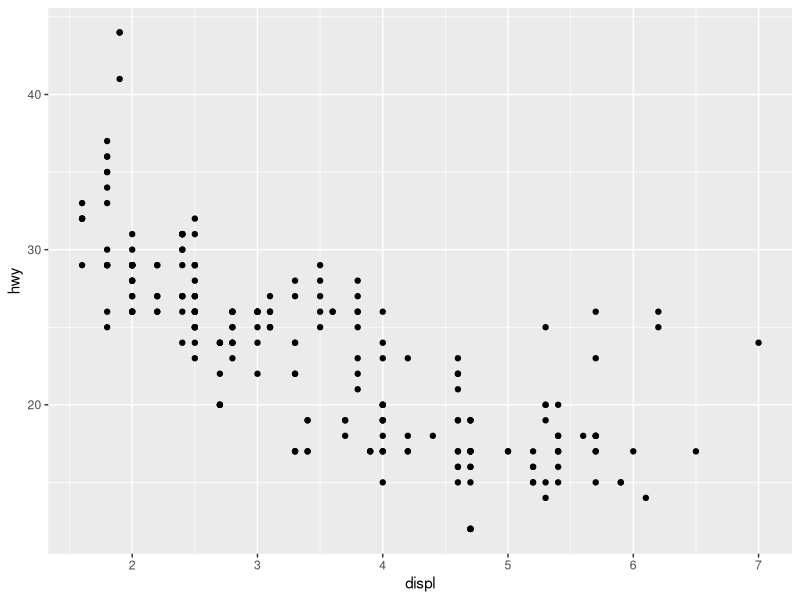
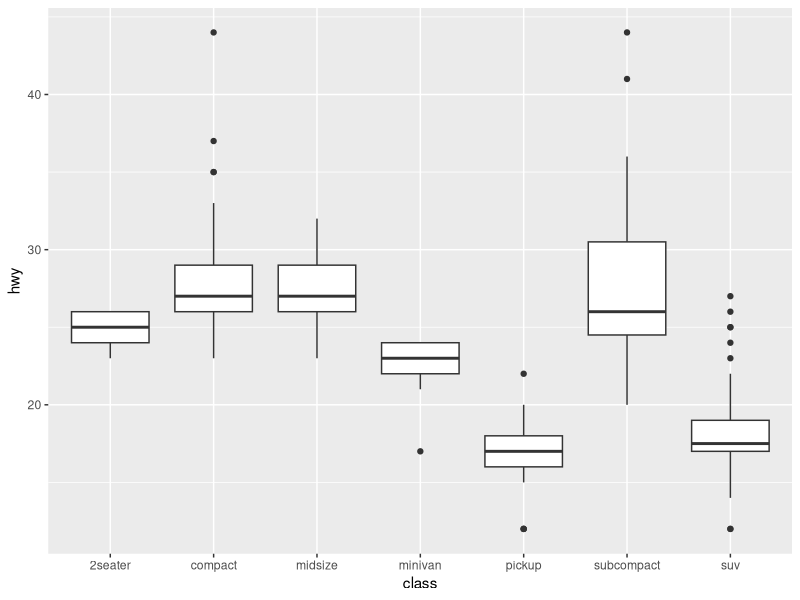
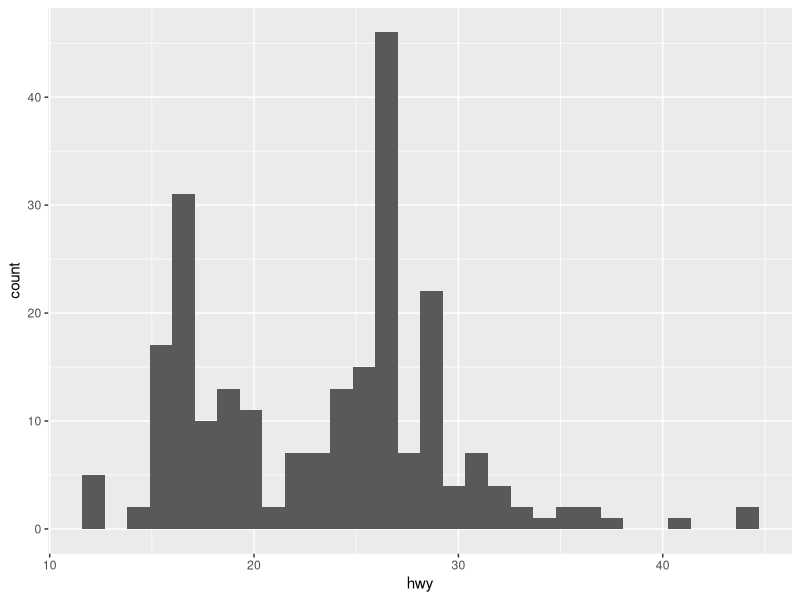
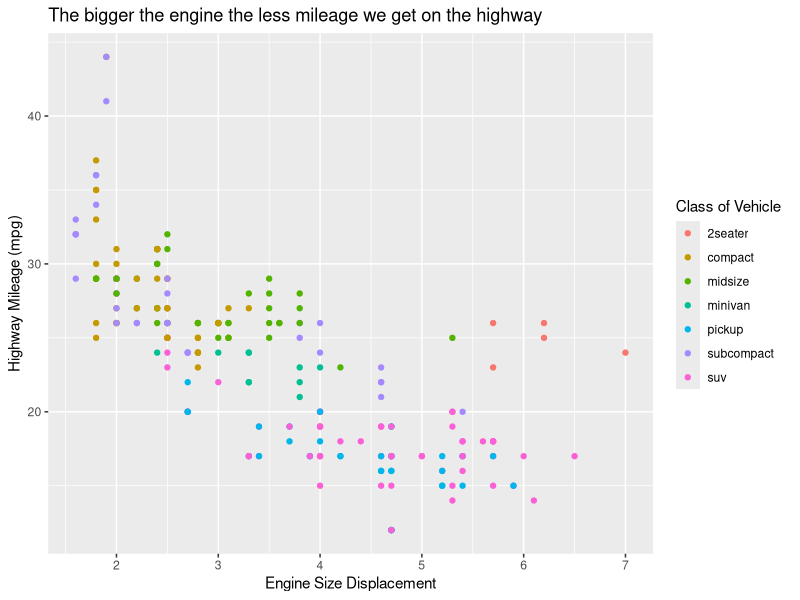
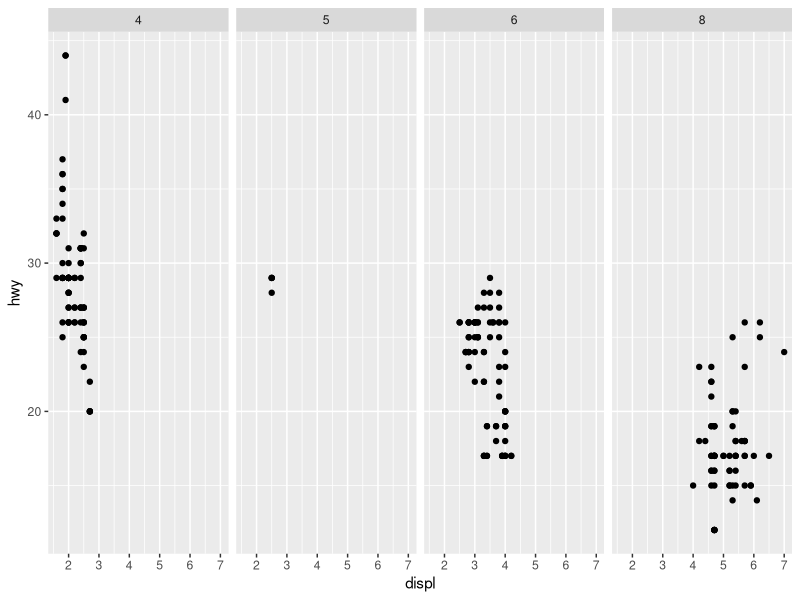
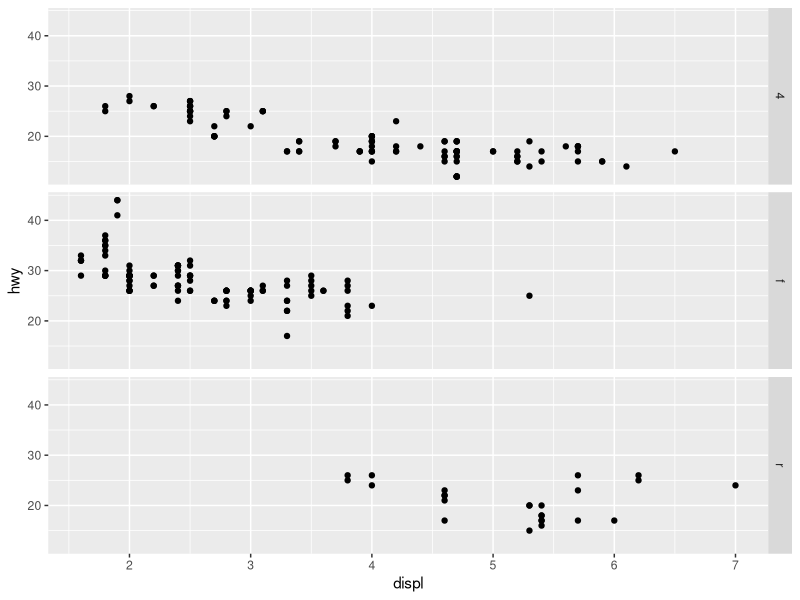
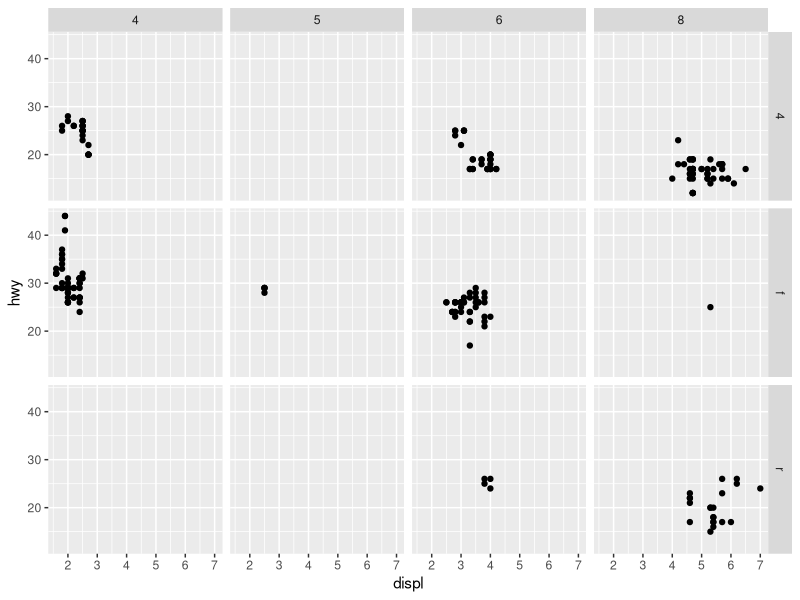
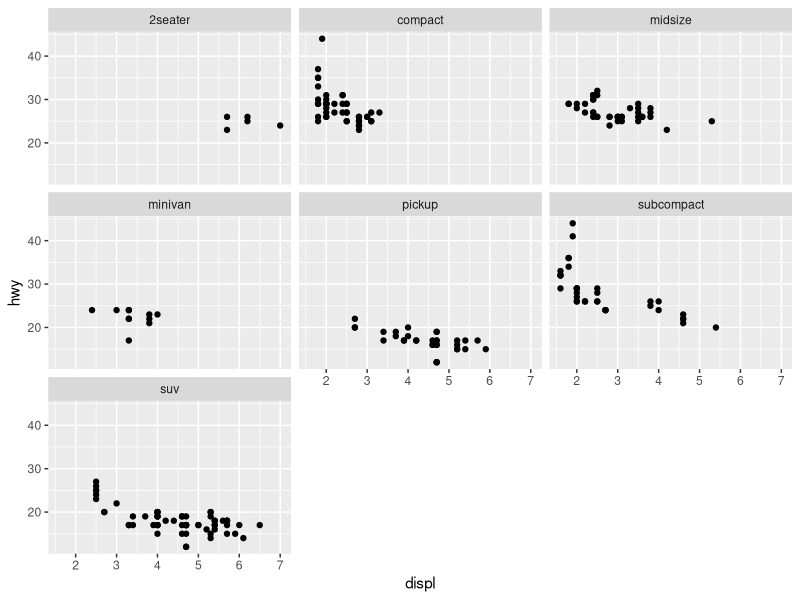

Generate these figures, in order, with R:
## ---- chunk 1
#| label: setup
#| include: false
library(tidyverse)
## ---- chunk 2
mpg
## ---- chunk 3
ggplot(mpg) +
  geom_point(aes(x = displ, 
                 y = hwy))
## ---- chunk 4
ggplot(data = mpg) +
  geom_boxplot(mapping = aes(x = class, y = hwy))
## ---- chunk 5
ggplot(mpg) + 
  geom_histogram(aes(x = hwy))
## ---- chunk 6

## ---- chunk 7
ggplot(data = mpg) +
  geom_point(mapping = aes(x = displ, 
                           y = hwy,
                           color = class)) + 
  labs(x = "Engine Size Displacement", 
       y = "Highway Mileage (mpg)",
       color = "Class of Vehicle ",
       title = "The bigger the engine the less mileage we get on the highway") +
  theme_gray()
## ---- chunk 8
# Makes a plot that the commands below will modify
q <- ggplot(mpg) + geom_point(aes(x = displ, y = hwy))

q + facet_grid(. ~ cyl)
q + facet_grid(drv ~ .)
q + facet_grid(drv ~ cyl)
q + facet_wrap(~ class)
## ---- chunk 9
ggplot(mpg) +
  geom_bar(aes(x = class, 
               fill = drv), 
           position = position_dodge()) + 
  labs(x = "Class of Vehicle",
       y = "Number of Vehicle in Sample",
       fill = "Type of Drive") + 
  theme_linedraw()
## ---- chunk 10
ggplot(mpg, aes(x = displ, y = hwy)) + 
  geom_point(aes(color = class)) +
  geom_smooth(color = "black", 
              se = FALSE,
              method = lm) + 
  scale_color_viridis_d()

#ggsave("example.jpg", width = 6, height = 4)
